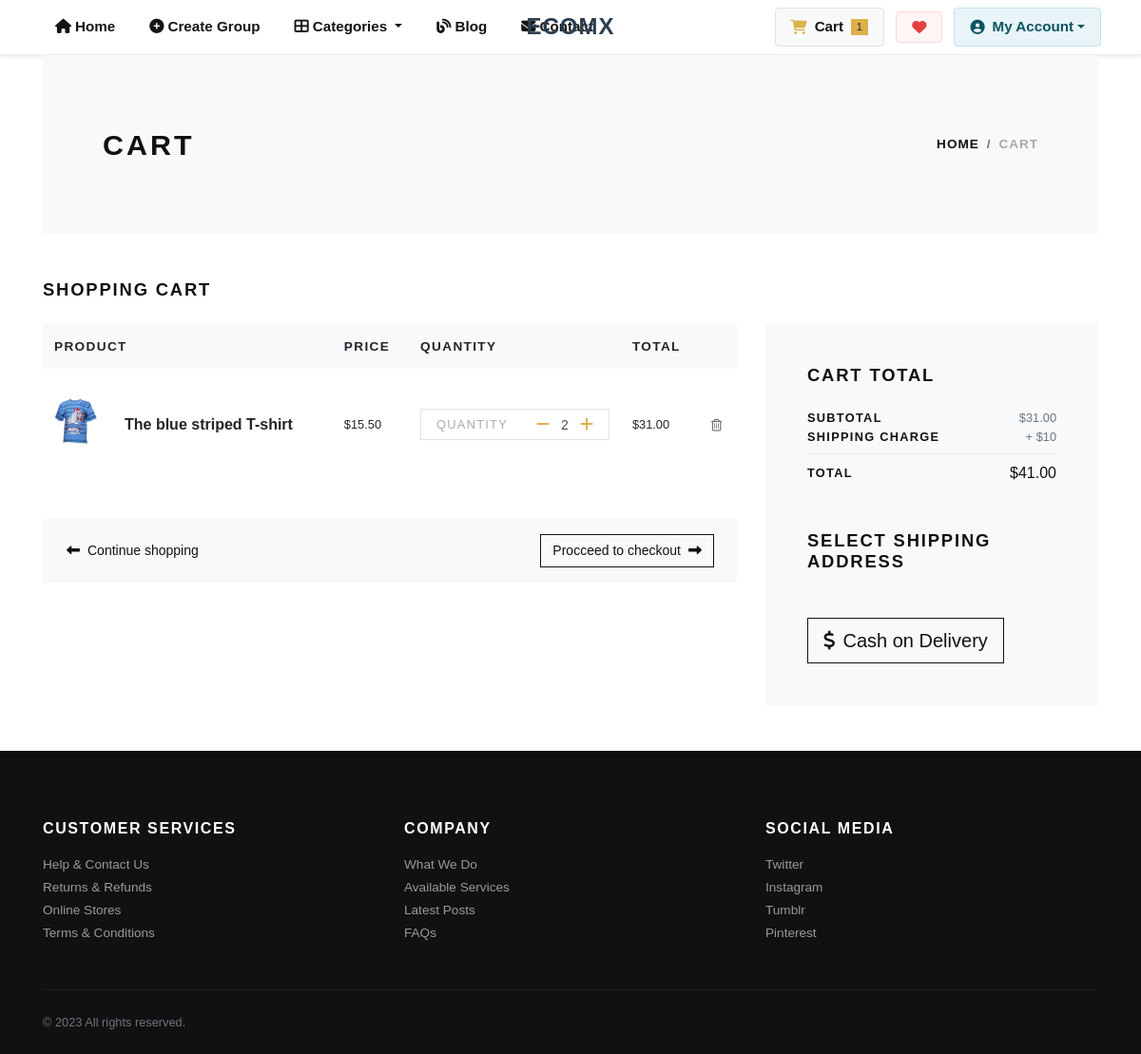
The app's page /cart/ (signed in), older data.
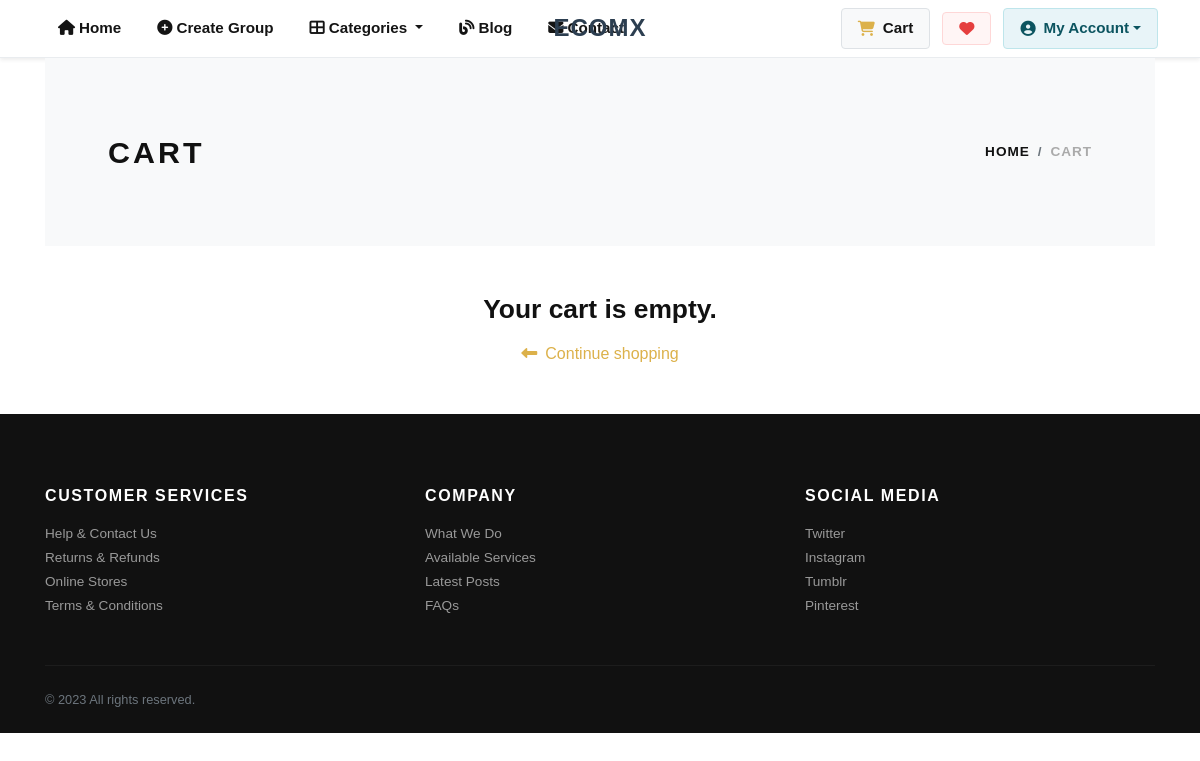
The same page, newer data.
### store/models.py (models this page shows, shortened)
class Cart(models.Model):
    user = models.ForeignKey(User, verbose_name="User", on_delete=models.CASCADE)
    product = models.ForeignKey(Product, verbose_name="Product", on_delete=models.CASCADE)
    quantity = models.PositiveIntegerField(default=1, verbose_name="Quantity")
    created_at = models.DateTimeField(auto_now_add=True, verbose_name="Created Date")
    updated_at = models.DateTimeField(auto_now=True, verbose_name="Updated Date")
    @property
    def total_price(self):
        return self.quantity * self.product.price

class Product(models.Model):
    title = models.CharField(max_length=150, verbose_name="Product Title")
    slug = models.SlugField(max_length=160, verbose_name="Product Slug")
    sku = models.CharField(max_length=255, unique=True, verbose_name="Unique Product ID (SKU)")
    short_description = models.TextField(verbose_name="Short Description")
    detail_description = models.TextField(blank=True, null=True, verbose_name="Detail Description")
    product_image = models.ImageField(upload_to='product', blank=True, null=True, verbose_name="Product Image")
    price = models.DecimalField(max_digits=8, decimal_places=2)
    category = models.ForeignKey(Category, verbose_name="Product Categoy", on_delete=models.CASCADE)
    is_active = models.BooleanField(verbose_name="Is Active?")
    is_featured = models.BooleanField(verbose_name="Is Featured?")
    created_at = models.DateTimeField(auto_now_add=True, verbose_name="Created Date")
    updated_at = models.DateTimeField(auto_now=True, verbose_name="Updated Date")
    class Meta:
        verbose_name_plural = 'Products'
        ordering = ('-created_at', )

### store/views.py (the view)
# urls.py: path('cart/', views.cart, name="cart"),
@login_required
def cart(request):
    user = request.user
    cart_products = Cart.objects.filter(user=user)
    amount = decimal.Decimal(0)
    shipping_amount = decimal.Decimal(10)
    cp = [p for p in Cart.objects.all() if p.user==user]
    if cp:
        for p in cp:
            temp_amount = (p.quantity * p.product.price)
            amount += temp_amount
    addresses = Address.objects.filter(user=user)
    context = {
        'cart_products': cart_products,
        'amount': amount,
        'shipping_amount': shipping_amount,
        'total_amount': amount + shipping_amount,
        'addresses': addresses,
    }
    return render(request, 'store/cart.html', context)

### store/context_preprocessors.py (called while the page is built)
def store_menu(request):
    categories = Category.objects.filter(is_active=True)
    context = {
        'categories_menu': categories,
    }
    return context

def cart_menu(request):
    if request.user.is_authenticated:
        cart_items= Cart.objects.filter(user=request.user)
        context = {
            'cart_items': cart_items,
        }
    else:
        context = {}
    return context

### templates/store/cart.html (shortened to what the changed rows need)
{% extends 'base.html' %}
{% load static %}
{% load humanize %}
    {% block content %}
      <div class="container">
        <section class="py-5 bg-light">
          <div class="container">
            <div class="row px-4 px-lg-5 py-lg-4 align-items-center">
              <div class="col-lg-6">
                <h1 class="h2 text-uppercase mb-0">Cart</h1>
              </div>
            </div>
          </div>
        </section>
        {% if cart_products %}
        <section class="py-5">
          <h2 class="h5 text-uppercase mb-4">Shopping cart</h2>
          <div class="row">
            <div class="col-lg-8 mb-4 mb-lg-0">
              <div class="table-responsive mb-4">
                <table class="table">
                  <thead class="bg-light">
                    <tr>
                      <th class="border-0" scope="col"> <strong class="text-small text-uppercase">Product</strong></th>
                      <th class="border-0" scope="col"> <strong class="text-small text-uppercase">Price</strong></th>
                      <th class="border-0" scope="col"> <strong class="text-small text-uppercase">Quantity</strong></th>
                      <th class="border-0" scope="col"> <strong class="text-small text-uppercase">Total</strong></th>
                      <th class="border-0" scope="col"> </th>
                    </tr>
                  </thead>
                  <tbody>
                    {% for cart_product in cart_products %}
                    <tr>
                      <th class="pl-0 border-0" scope="row">
                        <div class="media align-items-center">
                          {% if cart_product.product.product_image %}
                            <a class="reset-anchor d-block animsition-link" href="{% url 'store:product-detail' cart_product.product.slug %}"><img src="{{cart_product.product.product_image.url}}" alt="{{cart_product.product.title}}" width="70"/></a>
                          {% else %}
                            <a class="reset-anchor d-block animsition-link" href="{% url 'store:product-detail' cart_product.product.slug %}"><img src="{% static 'img/product-detail-3.jpg' %}" alt="{{cart_product.product.title}}" width="70"/></a>
                          {% endif %}
                          <div class="media-body ml-3"><strong class="h6"><a class="reset-anchor animsition-link" href="{% url 'store:product-detail' cart_product.product.slug %}">{{cart_product.product.title}}</a></strong></div>
                        </div>
                      </th>
                      <td class="align-middle border-0">
                        <p class="mb-0 small">${{cart_product.product.price}}</p>
                      </td>
                      <td class="align-middle border-0">
                        <div class="border d-flex align-items-center justify-content-between px-3"><span class="small text-uppercase text-gray headings-font-family">Quantity</span>
                          <div class="quantity">
                            <a href="{% url 'store:minus-cart' cart_product.id %}" class="dec-btn p-0 ml-2"><i class="fas fa-minus"></i></a>
                            <input class="form-control form-control-sm border-0 shadow-0 p-0" type="text" value="{{cart_product.quantity}}"/>
                            <a href="{% url 'store:plus-cart' cart_product.id %}" class="inc-btn p-0"><i class="fas fa-plus"></i></a>
                          </div>
                        </div>
                      </td>
                      <td class="align-middle border-0">
                        <p class="mb-0 small">${{cart_product.total_price|intcomma}}</p>
                      </td>
                      <td class="align-middle border-0"><a class="reset-anchor" href="{% url 'store:remove-cart' cart_product.id %}"><i class="fas fa-trash-alt small text-muted"></i></a></td>
                    </tr>
                    {% endfor %}
                  </tbody>
                </table>
              </div>
              <div class="bg-light px-4 py-3">
                <div class="row align-items-center text-center">
                  <div class="col-md-6 mb-3 mb-md-0 text-md-left"><a class="btn btn-link p-0 text-dark btn-sm" href="{% url 'store:home' %}"><i class="fas fa-long-arrow-alt-left mr-2"> </i>Continue shopping</a></div>
                  <div class="col-md-6 text-md-right"><a class="btn btn-outline-dark btn-sm" href="#">Procceed to checkout<i class="fas fa-long-arrow-alt-right ml-2"></i></a></div>
                </div>
              </div>
            </div>
            <div class="col-lg-4">
              <div class="card border-0 rounded-0 p-lg-4 bg-light">
                <div class="card-body">
                  <h5 class="text-uppercase mb-4">Cart total</h5>
                  <ul class="list-unstyled mb-0">
                    <li class="d-flex align-items-center justify-content-between"><strong class="text-uppercase small font-weight-bold">Subtotal</strong><span class="text-muted small">${{amount|intcomma}}</span></li>
                    <li class="d-flex align-items-center justify-content-between"><strong class="text-uppercase small font-weight-bold">Shipping Charge</strong><span class="text-muted small">+ ${{shipping_amount}}</span></li>
                    <li class="border-bottom my-2"></li>
                    <li class="d-flex align-items-center justify-content-between mb-4"><strong class="text-uppercase small font-weight-bold">Total</strong><span>${{total_amount|intcomma}}</span></li>
                  </ul>
                  <h5 class="text-uppercase my-5">Select Shipping Address</h5>
                  <form action="{% url 'store:checkout' %}" id="myform">
                    <button type="submit" class="btn btn-dark btn-lg btn-outline-dark" type="submit"> <i class="fas fa-dollar-sign mr-2"></i>Cash on Delivery</button>
                  </form>
                </div>
              </div>
            </div>
          </div>
        </section>
        {% else %}
          <div class="text-center py-5">
            <h3 class="mb-3">Your cart is empty.</h3>
            <a href="{% url 'store:home' %}"><i class="fas fa-long-arrow-alt-left mr-2"> </i>Continue shopping</a>
          </div>
        {% endif %}
      </div>
      {% endblock content %}

Row changes from the older to the newer data that the page shows:
removed Cart: product.product_image (picture), product "The blue striped T-shirt", product.price "15.50", quantity "2", total_price "31.00"
Text that changed along with them:
{{ cart_items.count }}: "1" → (not shown)
{{ amount|intcomma }}: "31.00" → (not shown)
{{ shipping_amount }}: "10" → (not shown)
{{ total_amount|intcomma }}: "41.00" → (not shown)
text no longer shown: "SHOPPING CART PRODUCT PRICE QUANTITY TOTAL Procceed to checkout CART TOTAL SUBTOTAL $ SHIPPING CHARGE + $ TOTAL $ SELECT SHIPPING ADDRESS Cash on Delivery"
text now shown: "Your cart is empty."
